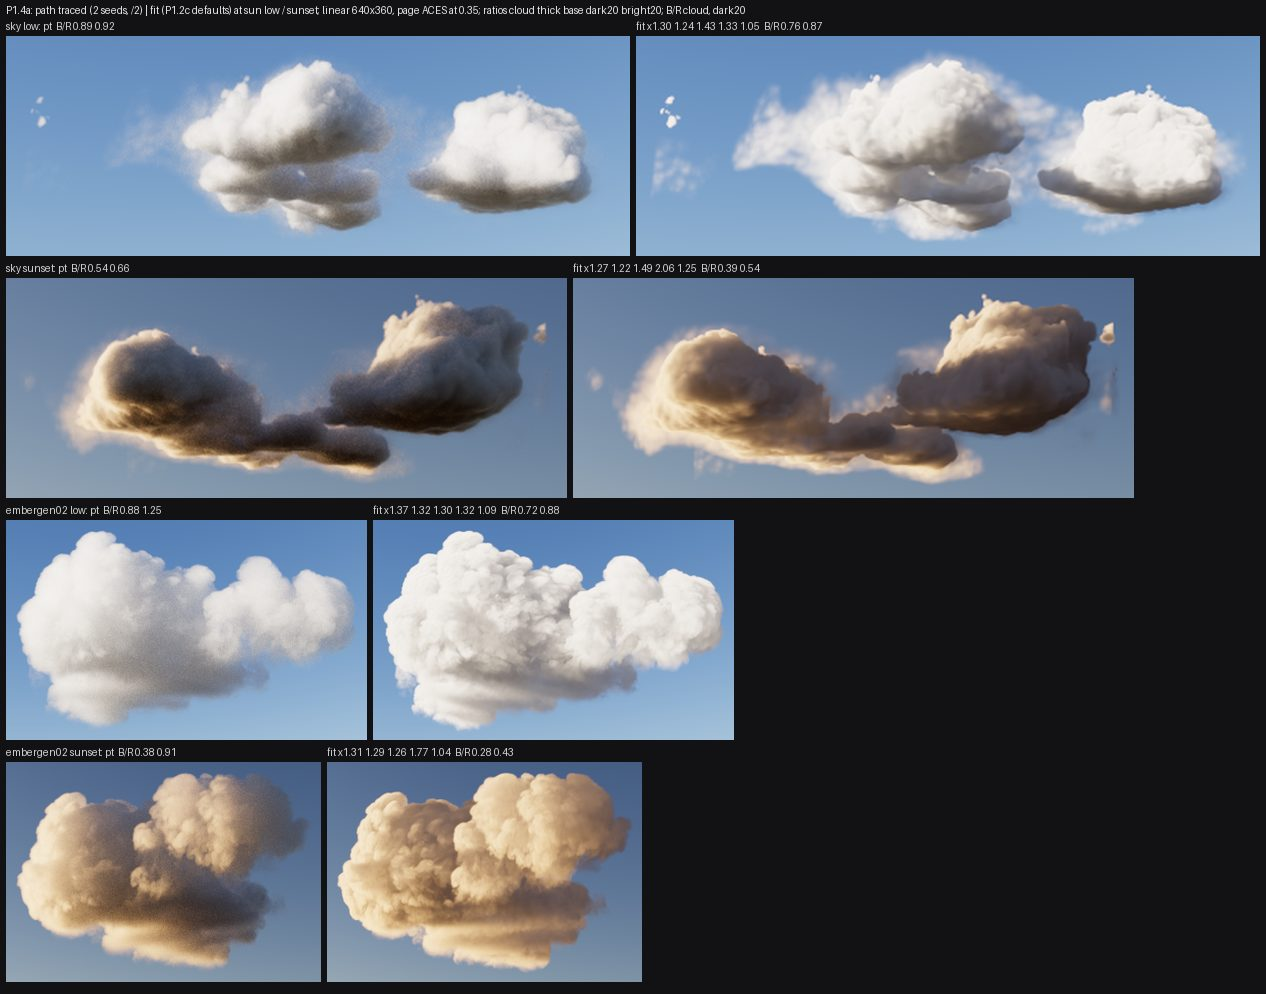

Recreate this plot in Python.
#!/usr/bin/env python3
"""P1.4a sheet: path traced (2 seeds, /2) | fit (defaults) at sun low and sunset; region luminance ratios and B/R (P1.2c regions)."""
from pathlib import Path

import numpy as np
from PIL import Image, ImageDraw

HERE = Path(__file__).resolve().parent
import importlib.util  # noqa: E402
_spec = importlib.util.spec_from_file_location('fit_p12b', HERE.parent / 'P1-2b' / 'fit.py')
F = importlib.util.module_from_spec(_spec); _spec.loader.exec_module(F)
sc = F.sc
FRAMES = [(c, s) for c in ['sky', 'embergen02'] for s in ['low', 'sunset']]


def br(img, m):
    return img[..., 2][m].mean() / img[..., 0][m].mean()


rows, tile_h = [], 220
print('| frame | ' + ' | '.join(F.REGIONS) + ' | B/R cloud pt / fit | B/R dark20 pt / fit |\n|---|' + '---|' * (len(F.REGIONS) + 2))
for cloud, sun in FRAMES:
    reg, pt = F.reference(cloud, sun)
    fit = sc.read_pfm(HERE / cloud / f'fit-{sun}.pfm')[..., :3]
    a = F.half(sc.as_mask(sc.read_pfm(F.REF / cloud / f'alpha-{sun}.pfm'))[..., None])
    rf = F.means(fit, reg) / F.means(pt, reg)
    brs = [(br(pt, reg[k]), br(fit, reg[k])) for k in ['cloud', 'dark20']]
    print(f'| {cloud} {sun} | ' + ' | '.join(f'**{v:.2f}**' if abs(v - 1) > 0.2 else f'{v:.2f}' for v in rf) + ' | '
          + ' | '.join(f'{p:.2f} / {f:.2f}' for p, f in brs) + ' |')
    ys, xs = np.nonzero(a > 0.02)
    h, w = a.shape
    mg = 10
    y0, y1, x0, x1 = max(0, ys.min() - mg), min(h, ys.max() + mg), max(0, xs.min() - mg), min(w, xs.max() + mg)
    tiles = []
    for img in [pt, fit]:
        t = Image.fromarray((np.clip(sc.aces_srgb(img[y0:y1, x0:x1], 0.35), 0, 1) * 255).astype(np.uint8))
        tiles.append(t.resize((max(1, int(t.size[0] * tile_h / t.size[1])), tile_h), Image.LANCZOS))
    rows.append((f'{cloud} {sun}', tiles, rf, brs))
pad, lh = 6, 16
W = max(sum(t.size[0] for t in ts) + pad * 3 for _, ts, _, _ in rows)
H = 20 + len(rows) * (tile_h + lh + pad) + pad
out = Image.new('RGB', (W, H), (18, 18, 20))
dr = ImageDraw.Draw(out)
dr.text((pad, 4), 'P1.4a: path traced (2 seeds, /2) | fit (P1.2c defaults) at sun low / sunset; linear 640x360, page ACES at 0.35; ratios cloud thick base dark20 bright20; B/R cloud, dark20',
        fill=(230, 230, 230))
for i, (lab, ts, rf, brs) in enumerate(rows):
    y, x = 20 + i * (tile_h + lh + pad), pad
    labels = [f'{lab}: pt  B/R {brs[0][0]:.2f} {brs[1][0]:.2f}',
              'fit x' + ' '.join(f'{v:.2f}' for v in rf) + f'  B/R {brs[0][1]:.2f} {brs[1][1]:.2f}']
    for lab_, t in zip(labels, ts):
        dr.text((x, y), lab_, fill=(210, 210, 210))
        out.paste(t, (x, y + lh))
        x += t.size[0] + pad
if out.size[0] > 1400:
    out = out.resize((1400, int(out.size[1] * 1400 / out.size[0])), Image.LANCZOS)
out.save(HERE / 'sheet.jpg', quality=82)
print(HERE / 'sheet.jpg', (HERE / 'sheet.jpg').stat().st_size // 1024, 'KB')
